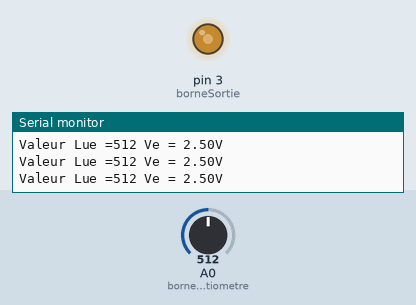
The program below on a simulated Arduino Uno, built with avr-gcc and run on an emulated ATmega328P. Shown: output pins drawn as LEDs (lit = HIGH), the last lines printed to the serial monitor. Inputs (shaded band) come from the test bench; at power-on: A0 (bornePotentiometre) = 512.

Above: at 1.2 s.
1.3 s: A0 (bornePotentiometre) set to 111
At 2.0 s:
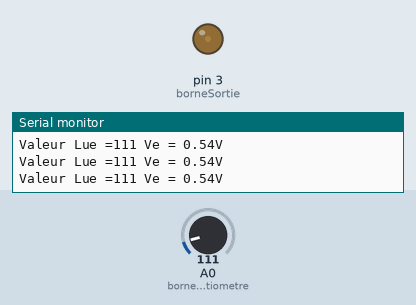
2.8 s: A0 (bornePotentiometre) set to 94
At 3.7 s:
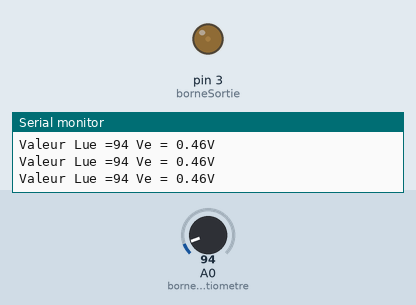
4.3 s: A0 (bornePotentiometre) set to 716
At 5.5 s:
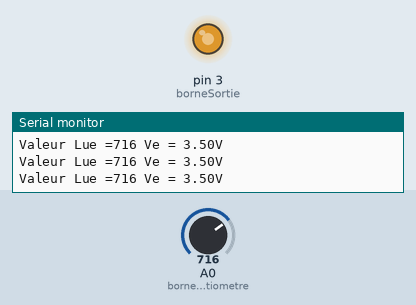
5.8 s: A0 (bornePotentiometre) set to 989
At 6.2 s:
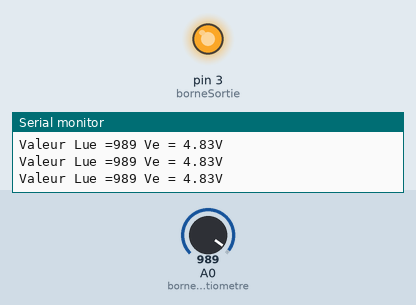
7.3 s: A0 (bornePotentiometre) set to 1009
At 8.0 s:
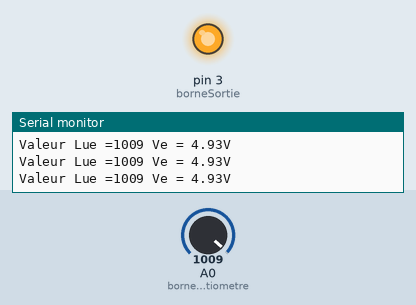
10.3 s: A0 (bornePotentiometre) set to 0
At 10.8 s:
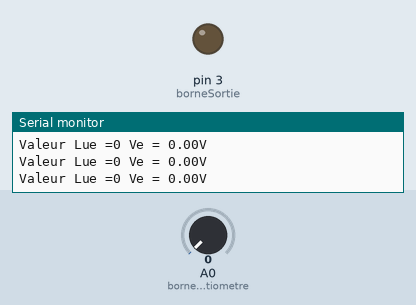
Timing chart, 0 to 12.8 s (numbered marks = the images above; inputs shaded):
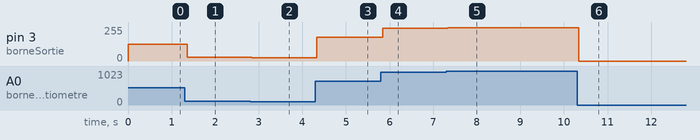

Measured:
- after the input at 1.3 s, pin 3 (borneSortie): 127/255 → 27/255 after 0.06 s
- after the input at 2.8 s, pin 3 (borneSortie): 27/255 → 23/255 at once
- after the input at 4.3 s, pin 3 (borneSortie): 23/255 → 178/255 at once
- after the input at 5.8 s, pin 3 (borneSortie): 178/255 → 246/255 after 0.05 s
- after the input at 7.3 s, pin 3 (borneSortie): 246/255 → 251/255 at once
- after the input at 10.3 s, pin 3 (borneSortie): 251/255 → 0/255 at once

The program:

main.cpp
```cpp
#include <Arduino.h>

int bornePotentiometre = A0;
const int borneSortie = 3;
void setup()
{
  // put your setup code here, to run once:
  Serial.begin(9600);
  Serial.println("démarrage de la console");
  pinMode(borneSortie, OUTPUT);
}

void loop()
{
  // put your main code here, to run repeatedly:
  static int valeurLue;
  valeurLue = analogRead(bornePotentiometre);
  Serial.print("Valeur Lue =");
  Serial.print(valeurLue);
  Serial.print(" Ve = ");
  Serial.print(valeurLue * 5.0 / 1024.0);
  Serial.println("V");
  int valeurBorneSortie = map(valeurLue, 0, 1023, 0, 255);
  analogWrite(borneSortie, valeurBorneSortie);
}
```
